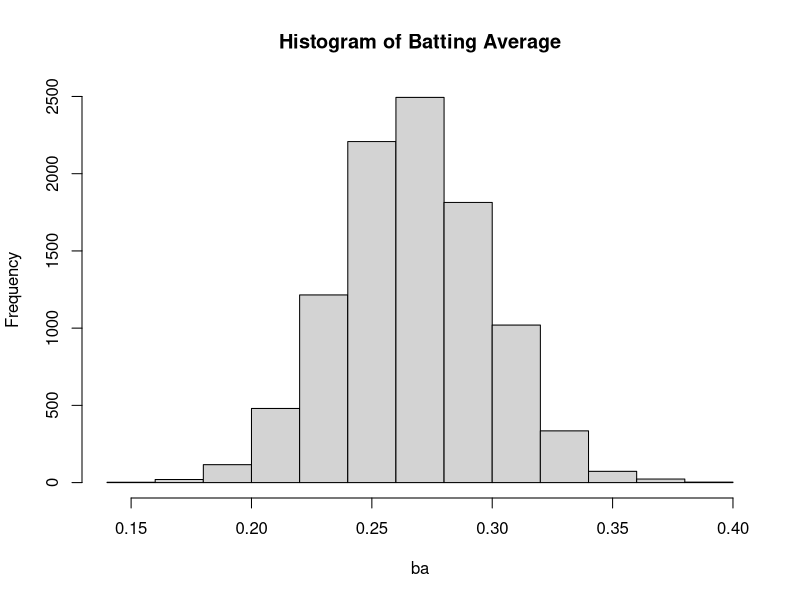
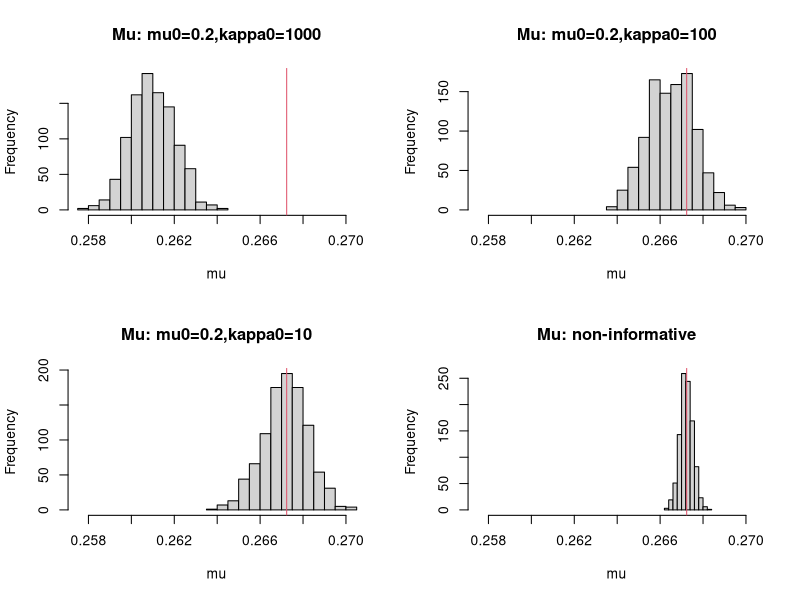
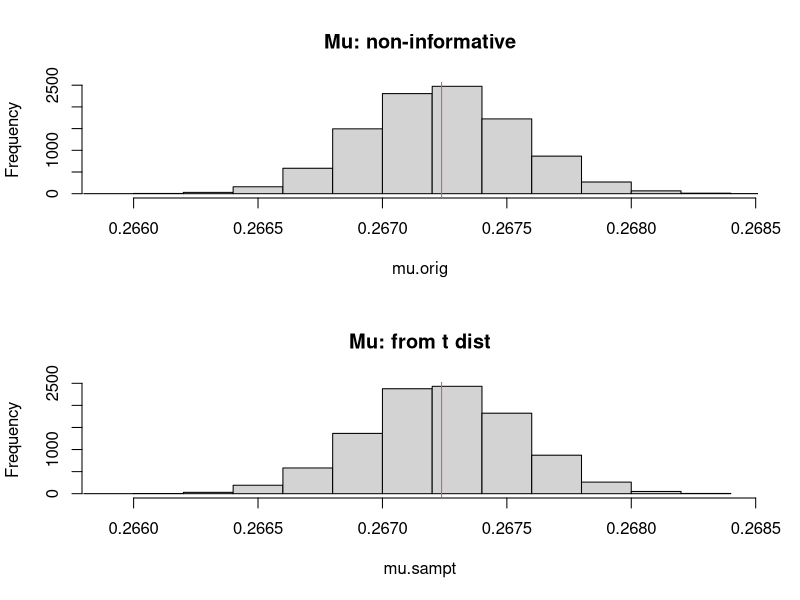
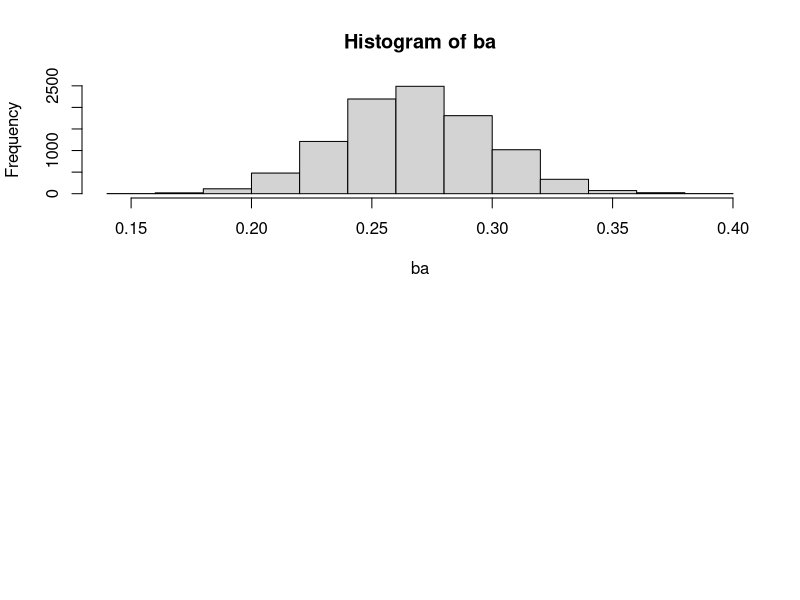
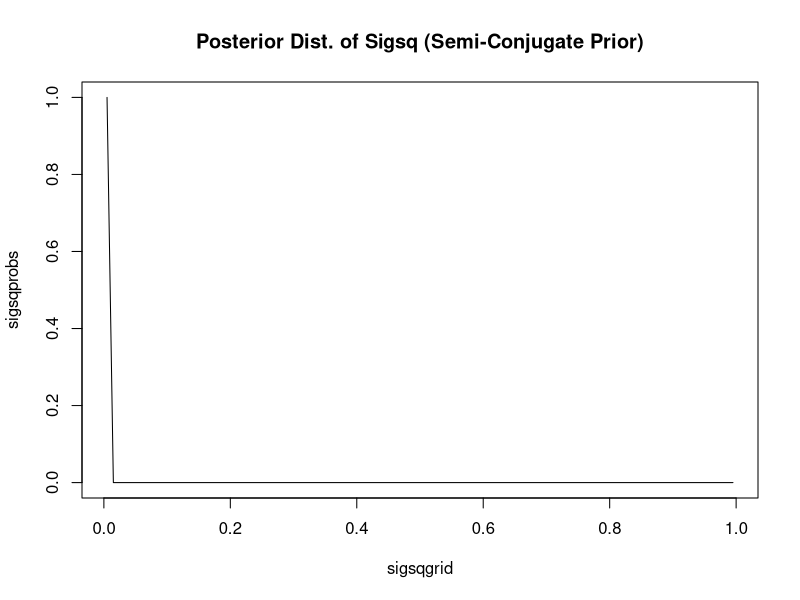
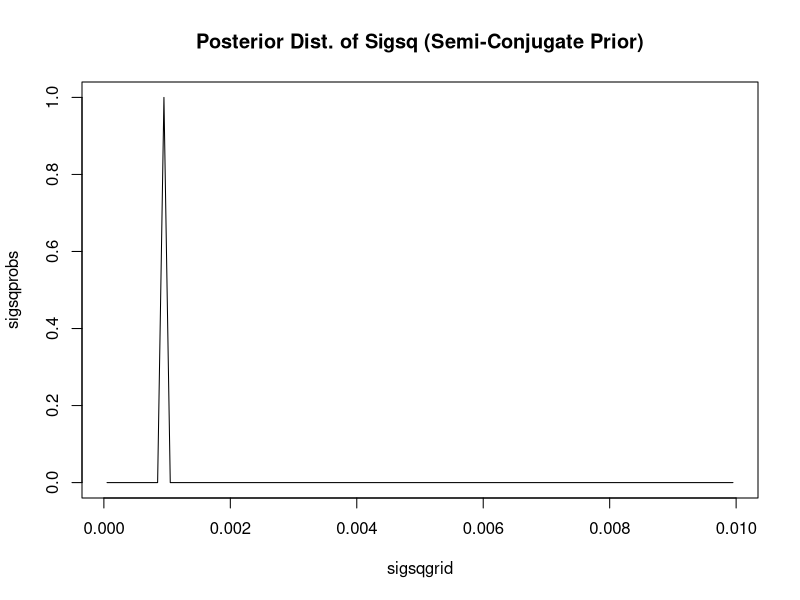
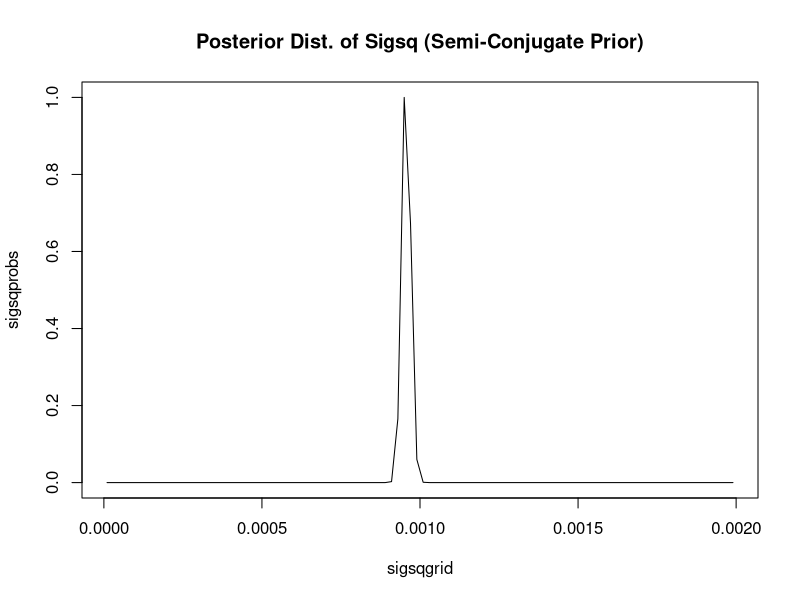
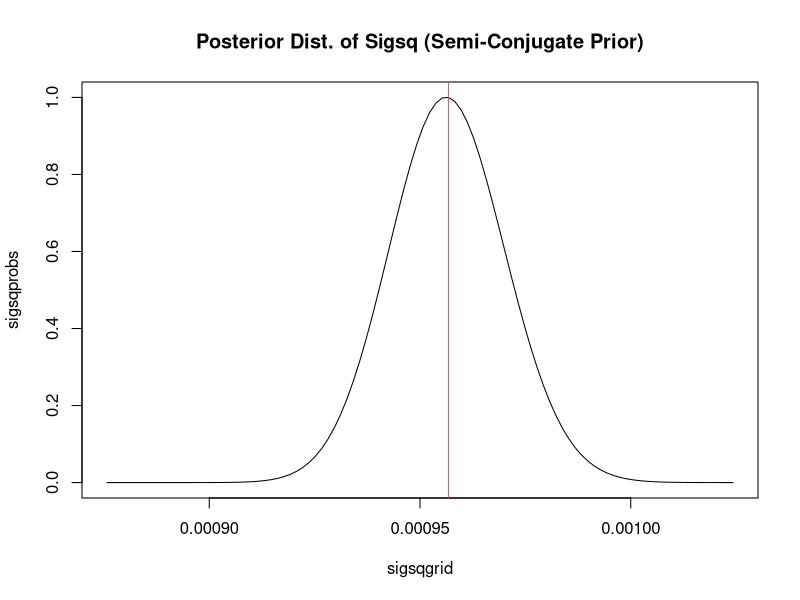

The R source for these figures, in order:
###################################################################
#### Normal Model with Conjugate and Noninformative Priors      ###
###################################################################

## Reading in Data:
data <- read.table("data/hitters.post1970.txt",header=T,row.names=NULL)
dim(data)

data[1:5,]

## Reducing data to player-seasons where ab >= 200
data <- data[data$AB >= 200,]
dim(data)


## Calculating batting average
ba <- data$H/data$AB
n <- length(ba)
hist(ba,main="Histogram of Batting Average")
min(ba)
data[which(ba==min(ba)),]
max(ba)
data[which(ba==max(ba)),]


sample.norm.conj <- function(y,mu0,kappa0,nu0,sigsq0,numsamp){
    n <- length(y)
	y.mean <- mean(y)
	y.ss <- var(y)*(n-1)
	discrep <- (kappa0*n/(kappa0+n))*(y.mean-mu0)^2
	x <- rgamma(numsamp,shape=(nu0+n)/2,rate=(nu0*sigsq0+y.ss+discrep)/2)
    sigsq.samp <- 1/x
	postvar <- 1/(n/sigsq.samp + kappa0/sigsq.samp)
	postmean <- (n*y.mean/sigsq.samp + kappa0*mu0/sigsq.samp)/(n/sigsq.samp + kappa0/sigsq.samp)
    mu.samp <- rnorm(numsamp,mean=postmean,sd=sqrt(postvar))
    out <- cbind(mu.samp,sigsq.samp)
    out
}

## checking the posterior for different conjugate priors and non-informative 
##  (different values of mu0,kappa0)

theta1 <- sample.norm.conj(ba,0.2,10,10,10,1000)   # mu0 = 0.2, kappa0 = 10, etc.
theta2 <- sample.norm.conj(ba,0.2,100,10,10,1000)   # mu0 = 0.2, kappa0 = 100, etc.
theta3 <- sample.norm.conj(ba,0.2,1000,10,10,1000)   # mu0 = 0.2, kappa0 = 1000, etc.
theta4 <- sample.norm.conj(ba,0.2,0,0,10,1000)   # non-informative kappa0 = 0, nu0 = 0 

par(mfrow=c(2,2))
minmu <- min(theta1[,1],theta2[,1],theta3[,1],theta4[,1],mean(ba))
maxmu <- max(theta1[,1],theta2[,1],theta3[,1],theta4[,1],mean(ba))
hist(theta3[,1],main="Mu: mu0=0.2,kappa0=1000",xlim=c(minmu,maxmu),xlab="mu")
abline(v=mean(ba),col=2)
hist(theta2[,1],main="Mu: mu0=0.2,kappa0=100",xlim=c(minmu,maxmu),xlab="mu")
abline(v=mean(ba),col=2)
hist(theta1[,1],main="Mu: mu0=0.2,kappa0=10",xlim=c(minmu,maxmu),xlab="mu")
abline(v=mean(ba),col=2)
hist(theta4[,1],main="Mu: non-informative",xlim=c(minmu,maxmu),xlab="mu")
abline(v=mean(ba),col=2)

## could have also generated mu directly from t distribution:
mu.sampt <- rt(10000,n-1)
mu.sampt <- mu.sampt*sqrt(var(ba)/n)+mean(ba)

## compare to original sampling scheme
theta <- sample.norm.conj(ba,0.2,0,0,10,10000)
mu.orig <- theta[,1]
    	
xmin <- min(mu.orig,mu.sampt)
xmax <- max(mu.orig,mu.sampt)
par(mfrow=c(2,1))
hist(mu.orig,main="Mu: non-informative",xlim=c(xmin,xmax))
abline(v=mean(ba),col=2)
hist(mu.sampt,main="Mu: from t dist",xlim=c(xmin,xmax))
abline(v=mean(ba),col=2)

###################################################################
#### Grid Search and Grid Sample: Semi-Conjugate Normal Example ###
###################################################################

## Reading in Data:
data <- read.table("data/hitters.post1970.txt",header=T)

## Reducing data to player-seasons where ab > 200
data <- data[data$AB > 200,]


## Calculating batting average
ba <- data$H/data$AB
n <- length(ba)
hist(ba)
min(ba)
data[which(ba==min(ba)),]
max(ba)
data[which(ba==max(ba)),]


evaluatepostsigsq <- function(sigsqvalues,y,mu0,nu0,tausq0,sigsq0){
	m <- length(sigsqvalues)
	logvals <- rep(0,m)
	n <- length(y)
	for (i in 1:m){
		cursigsq <- sigsqvalues[i]
		postmean  <- (n*mean(y)/cursigsq + mu0/tausq0)/(n/cursigsq + 1/tausq0)
		for (j in 1:n){
			logvals[i] <- logvals[i] + dnorm(y[j],mean=postmean,sd=sqrt(cursigsq),log=T)
		}
		logvals[i] <- logvals[i] - 0.5*log(n/cursigsq + 1/tausq0)
		logvals[i] <- logvals[i] - (0.5*nu0+1)*log(cursigsq) - nu0*sigsq0/(2*cursigsq)
		print (i)
	}
	out <- exp(logvals-max(logvals))
	out
}

## setting hyperparameter values
tausq0 <- 0.1
sigsq0 <- 0.1
nu0 <- 0.001
mu0 <- 0.2

sigsqgrid <- ppoints(100)
sigsqprobs <- evaluatepostsigsq(sigsqgrid,ba,mu0,nu0,tausq0,sigsq0)
par(mfrow=c(1,1))
plot(sigsqgrid,sigsqprobs,type="l",main="Posterior Dist. of Sigsq (Semi-Conjugate Prior)")

sigsqgrid <- ppoints(100)*0.01
sigsqprobs <- evaluatepostsigsq(sigsqgrid,ba,mu0,nu0,tausq0,sigsq0)
par(mfrow=c(1,1))
plot(sigsqgrid,sigsqprobs,type="l",main="Posterior Dist. of Sigsq (Semi-Conjugate Prior)")


sigsqgrid <- ppoints(100)*0.002
sigsqprobs <- evaluatepostsigsq(sigsqgrid,ba,mu0,nu0,tausq0,sigsq0)
par(mfrow=c(1,1))
plot(sigsqgrid,sigsqprobs,type="l",main="Posterior Dist. of Sigsq (Semi-Conjugate Prior)")

sigsqgrid <- ppoints(100)*0.00015+0.000875
sigsqprobs <- evaluatepostsigsq(sigsqgrid,ba,mu0,nu0,tausq0,sigsq0)
par(mfrow=c(1,1))
plot(sigsqgrid,sigsqprobs,type="l",main="Posterior Dist. of Sigsq (Semi-Conjugate Prior)")

## optimal point estimate approximated by grid point with highest value
sigsqhat <- sigsqgrid[which(sigsqprobs==max(sigsqprobs))]
abline(v=sigsqhat,col=2)


## grid sampling: sample 1000 values of sigsq proportional to sigsqprobs

sigsqprobs <- sigsqprobs/sum(sigsqprobs)
sigsq.samp <- sample(sigsqgrid,size=1000,replace=T,prob=sigsqprobs)

plot(sigsqgrid,sigsqprobs,type="l",main="Posterior Dist. of Sigsq (Semi-Conjugate Prior)",xlim=c(0.000875,0.001025),col=2,lwd=2)
par(new=T)
hist(sigsq.samp,prob=T,xlim=c(0.000875,0.001025),main="Posterior Dist. of Sigsq (Semi-Conjugate Prior)",xlab="",ylab="",yaxt="n",breaks=25,col=)

## sampling mu given sampled sigmasq

mu.samp.semiconjugate <- rep(NA,1000)
for (i in 1:1000){
	postvar <- 1/(n/sigsq.samp[i] + 1/tausq0)
	postmean <- (n*mean(ba)/sigsq.samp[i] + mu0/tausq0)*postvar
	mu.samp.semiconjugate[i] <- rnorm(1,mean=postmean,sd=sqrt(postvar))
}
hist(mu.samp.semiconjugate,main="Post.Dist. of Mu (Semi-Conjugate Prior)")
abline(v=mean(ba),col=2)


############################################################
### Grid Search and Grid Sample: Poisson Planes Dataset ####
############################################################

## input data:  
data <- read.table("planes.txt",skip=1)
y <- data[,2]
t <- data[,1]-1976
n <- length(y)
hist(y)
plot(t,y,pch=19)

## graphing posterior over range of alpha and beta:
posteriorplanes <- function(alpha,beta){
  logpost <- -Inf
  if (alpha + beta*max(t) > 0){
    logpost <- 0
    for (i in 1:n){
      logpost <- logpost + y[i]*log(alpha+beta*t[i])
      logpost <- logpost - (alpha+beta*t[i])
    }
  }
  logpost
}

numgrid <- 100
alpharange <- ppoints(numgrid)*20   # alpha between 0 and 20
betarange <- ppoints(numgrid)*6  # beta between 0 and 6

numgrid <- 100
alpharange <- ppoints(numgrid)*20+20   # alpha between 20 and 40
betarange <- ppoints(numgrid)*6-3  # beta between -3 and 3
full <- matrix(NA,nrow=numgrid,ncol=numgrid)
for (i in 1:numgrid){
  for (j in 1:numgrid){
    full[i,j] <- posteriorplanes(alpharange[i],betarange[j])
  }
}
full <- exp(full - max(full))
full <- full/sum(full)
contour(alpharange,betarange,full,xlab="alpha",ylab="beta",drawlabels=F)

## calculating probabilities for grid sampler:

alphamarginal <- rep(NA,numgrid)
for (i in 1:numgrid){
  alphamarginal[i] <- sum(full[i,])
}
betaconditional <- matrix(NA,nrow=numgrid,ncol=numgrid)
for (i in 1:numgrid){
  for (j in 1:numgrid){
    betaconditional[i,j] <- full[i,j]/sum(full[i,])
  }
}

## plotting marginal distribution of alpha
par(mfrow=c(1,1))
plot(alpharange,alphamarginal,type="l",main="marginal dist. of alpha")

## plotting conditional distribution of beta given alpha
alpharange[25]
alpharange[50]
alpharange[75]
par(mfrow=c(3,1))
plot(betarange,betaconditional[25,],type="l",main="dist. of beta for alpha = 24.9")
plot(betarange,betaconditional[50,],type="l",main="dist. of beta for alpha = 29.9")
plot(betarange,betaconditional[75,],type="l",main="dist. of beta for alpha = 34.9")

## sampling grid values:

alpha.samp <- rep(NA,10000)
beta.samp <- rep(NA,10000)
for (m in 1:10000){
  a <- sample(1:100,size=1,replace=T,prob=alphamarginal)
  b <- sample(1:100,size=1,replace=T,prob=betaconditional[a,])
  alpha.samp[m] <- alpharange[a]
  beta.samp[m] <- betarange[b]
}

par(mfrow=c(1,1))
contour(alpharange,betarange,full,xlab="alpha",ylab="beta",drawlabels=F,col=2)
points(alpha.samp,beta.samp)

## calculating posterior means/intervals for alpha and beta

par(mfrow=c(2,1))
hist(alpha.samp,main="Alpha Samples")
hist(beta.samp,main="Beta Samples")

mean(alpha.samp)
mean(beta.samp)

alpha.sampsort <- sort(alpha.samp)
beta.sampsort <- sort(beta.samp)

alpha.sampsort[250]
alpha.sampsort[9750]
beta.sampsort[250]
beta.sampsort[9750]

sum(beta.samp >= 0)/10000

par(mfrow=c(1,1))
plot(t,y,pch=19)
for (i in 1:1000){
  abline(alpha.samp[i],beta.samp[i],col=3)
}
points(t,y,pch=19)

## predicted new observation for 1986 (t = 10):

pred.rate <- alpha.samp + beta.samp*10

pred.accidents <- rep(NA,10000)
for (i in 1:10000){
  pred.accidents[i] <- rpois(1,pred.rate[i])
}

mean(pred.accidents)
sort(pred.accidents)[250]
sort(pred.accidents)[9750]

par(mfrow=c(2,1))
hist(pred.accidents,xlim=c(0,45))
hist(y,xlim=c(0,45))
